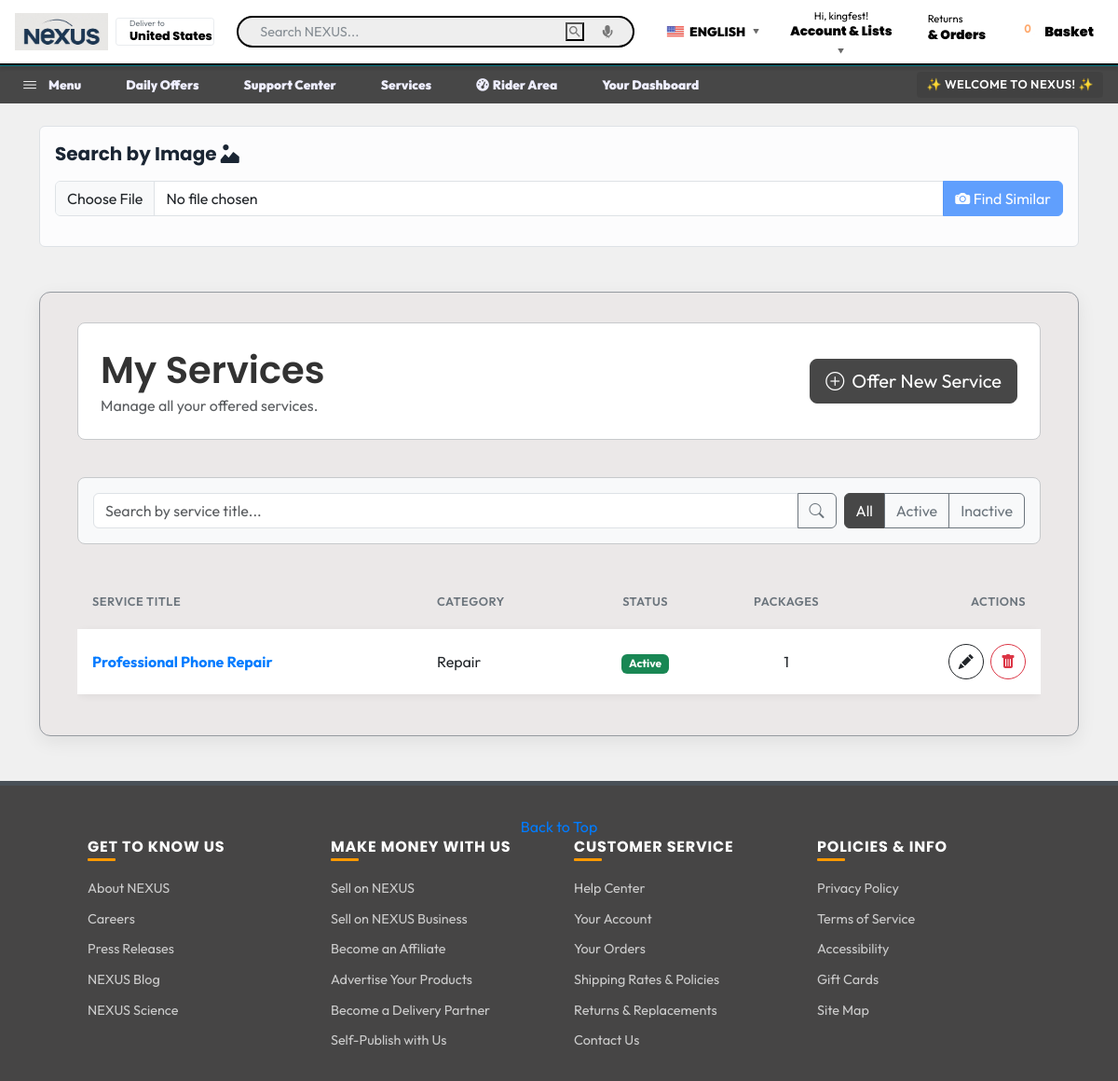
The page /provider/services/ (signed in, upper part) on the database as committed earlier.
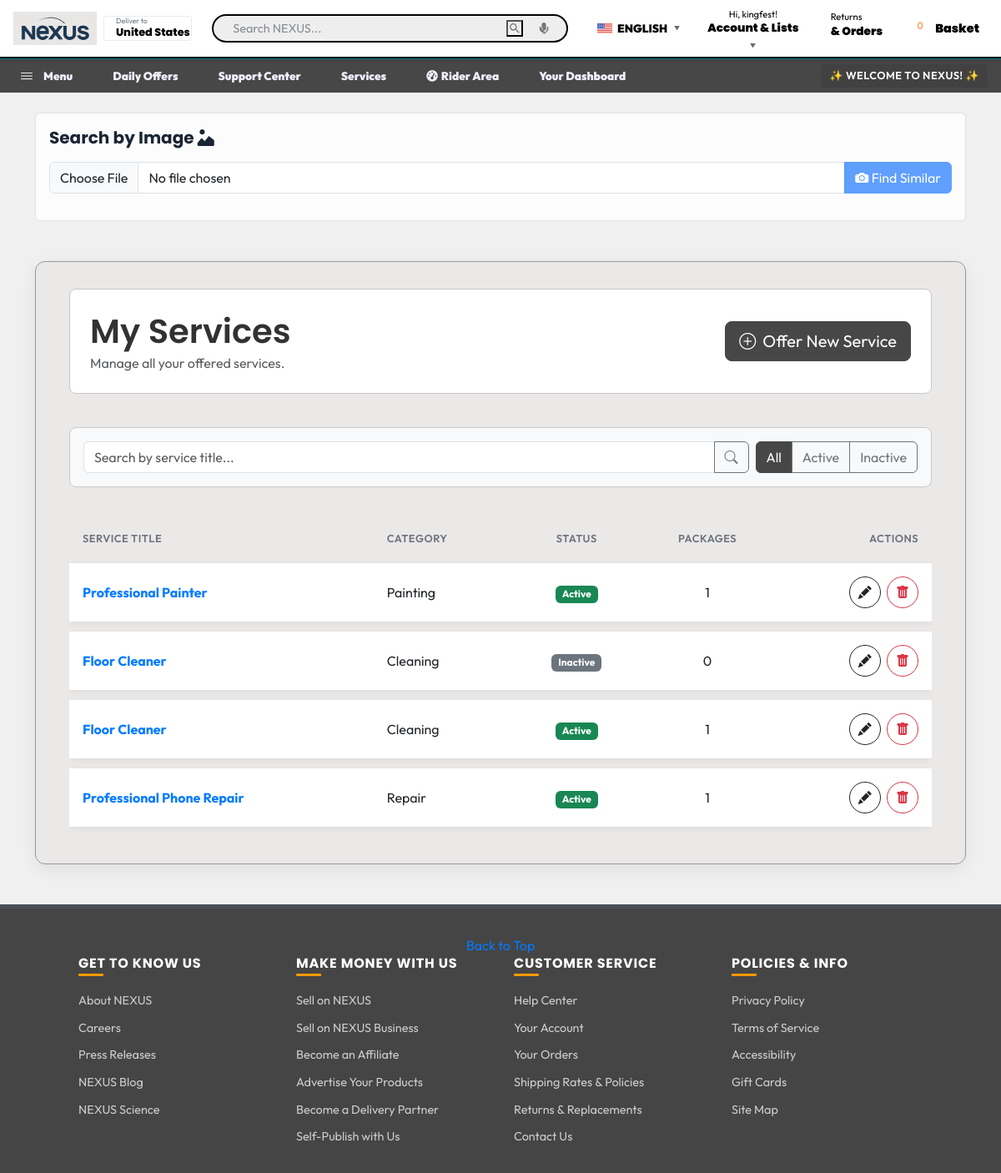
The same page on the database as committed later.
### core/models.py (models this page shows, shortened)
class Service(models.Model):
    provider = models.ForeignKey(settings.AUTH_USER_MODEL, related_name='provided_services', on_delete=models.CASCADE, help_text="The user offering this service.")
    category = models.ForeignKey(ServiceCategory, related_name='services', on_delete=models.PROTECT, help_text="Category this service belongs to.")
    title = models.CharField(max_length=255, db_index=True)
    slug = models.SlugField(max_length=255, unique=True, blank=True, help_text="URL-friendly version of the title. Leave blank to auto-generate.")
    description = models.TextField(help_text=_("Detailed description of the service offered."))
    skills = models.TextField(blank=True, help_text=_("List relevant skills, separated by commas (e.g., Python, Graphic Design, Copywriting)."))
    experience = models.TextField(blank=True, help_text=_("Summarize your relevant experience (e.g., years in the field, key projects)."))
    education = models.TextField(blank=True, help_text=_("List relevant education or certifications."))
    price = models.DecimalField(max_digits=10, decimal_places=2, blank=True, null=True, help_text="Price if fixed, leave blank if variable/negotiable.")
    location = models.CharField(max_length=255, blank=True, help_text="Location where the service is offered (e.g., 'Accra', 'Remote').")
    is_active = models.BooleanField(default=True, db_index=True, help_text="Is the service currently available?")
    is_featured = models.BooleanField(default=False, db_index=True, help_text="Should this service be featured (e.g., on homepage)?")
    created_at = models.DateTimeField(auto_now_add=True)
    updated_at = models.DateTimeField(auto_now=True)
    class Meta:
        ordering = ('-created_at', 'title',)
        verbose_name = 'Service'
        verbose_name_plural = 'Services'
    def get_absolute_url(self):
        return reverse('core:service_detail', kwargs={'service_slug': self.slug})

class ServiceCategory(models.Model):
    name = models.CharField(max_length=200, unique=True, db_index=True)
    slug = models.SlugField(max_length=200, unique=True, blank=True, help_text="URL-friendly version of the name. Leave blank to auto-generate.")
    description = models.TextField(blank=True, null=True)
    image = models.ImageField(upload_to='services/categories/', blank=True, null=True, help_text="Optional image for the service category.")
    parent = models.ForeignKey('self', on_delete=models.SET_NULL, null=True, blank=True, related_name='subcategories', help_text="Assign if this is a subcategory.")
    is_active = models.BooleanField(default=True, help_text="Is this category currently visible/usable?")
    created_at = models.DateTimeField(auto_now_add=True)
    updated_at = models.DateTimeField(auto_now=True)
    class Meta:
        ordering = ('name',)
        verbose_name = 'Service Category'
        verbose_name_plural = 'Service Categories'

### core/views.py (the view)
# urls.py: path('provider/services/', views.ServiceProviderServicesListView.as_view(), name='service_provider_services_list'),
class ServiceProviderServicesListView(LoginRequiredMixin, IsServiceProviderMixin, ListView):
    model = Service
    template_name = 'core/service_provider/service_provider_services_list.html' # Corrected path to match your file
    context_object_name = 'services'
    paginate_by = 10
    def get_queryset(self):
        queryset = Service.objects.filter(provider=self.request.user).select_related('category').prefetch_related('packages').order_by('-created_at')
        self.search_query = self.request.GET.get('q', '')
        if self.search_query:
            queryset = queryset.filter(
                Q(title__icontains=self.search_query) |
                Q(category__name__icontains=self.search_query)
            )
        self.current_status = self.request.GET.get('status', '')
        if self.current_status == 'active':
            queryset = queryset.filter(is_active=True)
        elif self.current_status == 'inactive':
            queryset = queryset.filter(is_active=False)
        return queryset
    def get_context_data(self, **kwargs):
        context = super().get_context_data(**kwargs)
        context['page_title'] = _("My Services")
        context['search_query'] = self.search_query
        context['current_status'] = self.current_status
        return context

### core/context_processors.py (called while the page is built)
def provider_info(request):
    is_provider = False
    if request.user.is_authenticated:
        is_provider = Service.objects.filter(provider=request.user).exists()
    return {'is_provider': is_provider}

def categories_processor(request):
    menu_categories = Category.objects.filter(is_active=True, parent__isnull=True).annotate(
        product_count=Count('products')).order_by('name')
    return {'menu_categories': menu_categories}

def unread_message_count(request):
    if not request.user.is_authenticated:
        return {'unread_message_count': 0}
    count = Message.objects.filter(
        conversation__participants=request.user,
        is_read=False
    ).exclude(sender=request.user).count()
    return {'unread_message_count': count}

### core/models.py (called while the page is built)
    def get_absolute_url(self):
        return reverse('core:category_detail', kwargs={'category_slug': self.slug})

### core/templatetags/query_params.py (called while the page is built)
@register.simple_tag(takes_context=True)
def query_transform(context, **kwargs):
    query = context['request'].GET.copy()
    for k, v in kwargs.items():
        query[k] = v
    return query.urlencode()

### templates/core/service_provider/service_provider_services_list.html (shortened to what the changed rows need)
{% extends "base.html" %}
{% load static i18n humanize query_params %}
{% block extra_css %}
    <link rel="stylesheet" href="https://cdn.jsdelivr.net/npm/bootstrap-icons@1.10.5/font/bootstrap-icons.css">
{% endblock extra_css %}
{% block content %}
<div class="container mt-5 mb-5">
    <div class="list-container">
        <div class="page-header">
            <div>
                <h1>{{ page_title }}</h1>
            </div>
        </div>
        <div class="table-responsive">
            <table class="table table-hover table-vcenter mb-0">
                <thead>
                    <tr>
                        <th>{% trans "Service Title" %}</th>
                        <th>{% trans "Category" %}</th>
                        <th class="text-center">{% trans "Status" %}</th>
                        <th class="text-center">{% trans "Packages" %}</th>
                        <th class="text-end pe-3">{% trans "Actions" %}</th>
                    </tr>
                </thead>
                <tbody>
                    {% for service in services %}
                    <tr>
                        <td><a href="{{ service.get_absolute_url }}" class="text-decoration-none fw-bold" target="_blank">{{ service.title }}</a></td>
                        <td>{{ service.category.name|default:"-" }}</td>
                        <td class="text-center">
                            {% if service.is_active %}
                                <span class="badge bg-success">{% trans "Active" %}</span>
                            {% else %}
                                <span class="badge bg-secondary">{% trans "Inactive" %}</span>
                            {% endif %}
                        </td>
                        <td class="text-center">{{ service.packages.count }}</td>
                        <td class="text-end action-buttons">
                            <a href="{% url 'core:service_provider_service_edit' service_slug=service.slug %}" class="btn btn-outline-dark" title="{% trans 'Edit' %}">
                                <i class="bi bi-pencil-fill"></i>
                            </a>
                            <button type="button" class="btn btn-outline-danger ms-1" data-bs-toggle="modal" data-bs-target="#deleteServiceModal-{{ service.id }}" title="{% trans 'Delete' %}">
                                <i class="bi bi-trash-fill"></i>
                            </button>
                        </td>
                    </tr>
                    {% endfor %}
                </tbody>
            </table>
        </div>
    </div>
</div>
{% endblock content %}

Rows that differ between the two databases and show on the page:
added Service: title "Professional Painter", category.name "Painting", packages.count "1"
added Service: title "Floor Cleaner", category.name "Cleaning", packages.count "0"
added Service: title "Floor Cleaner", category.name "Cleaning", packages.count "1"
